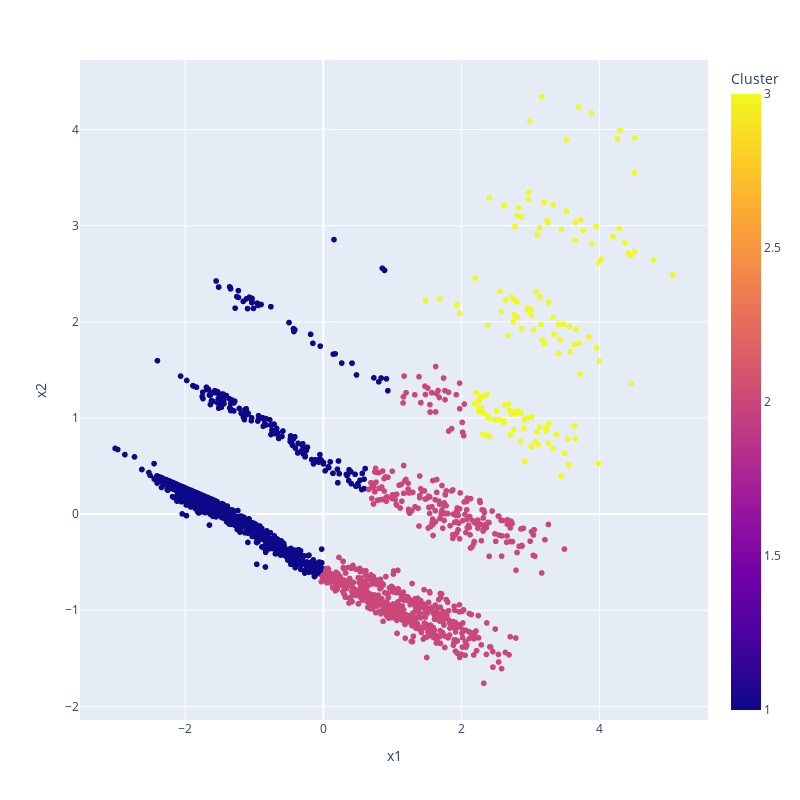

The cell this chart's notebook holds for it:
### Code cell
fig = px.scatter(df_pca, x="x1", y="x2", color='Cluster', width=800, height=800)
fig.show()

### Figure 1 — Plotly figure (JSON) as saved in the notebook; plotly's stock layout.template omitted (floating-point values rounded to 4 significant figures; data arrays with more than 128 entries replaced by an {"elided": "..."} marker saying what was removed)
{"data": [{"hovertemplate": "x1=%{x}<br>x2=%{y}<br>Cluster=%{marker.color}<extra></extra>", "legendgroup": "", "marker": {"color": {"elided": "2205 int values"}, "coloraxis": "coloraxis", "symbol": "circle"}, "mode": "markers", "name": "", "showlegend": false, "type": "scattergl", "x": {"elided": "2205 float values"}, "xaxis": "x", "y": {"elided": "2205 float values"}, "yaxis": "y"}], "layout": {"coloraxis": {"colorbar": {"title": {"text": "Cluster"}}, "colorscale": [[0, "#0d0887"], [0.1111, "#46039f"], [0.2222, "#7201a8"], [0.3333, "#9c179e"], [0.4444, "#bd3786"], [0.5556, "#d8576b"], [0.6667, "#ed7953"], [0.7778, "#fb9f3a"], [0.8889, "#fdca26"], [1, "#f0f921"]]}, "height": 800, "legend": {"tracegroupgap": 0}, "margin": {"t": 60}, "width": 800, "xaxis": {"anchor": "y", "autorange": true, "domain": [0, 1], "range": [-3.522, 5.568], "title": {"text": "x1"}, "type": "linear"}, "yaxis": {"anchor": "x", "autorange": true, "domain": [0, 1], "range": [-2.141, 4.723], "title": {"text": "x2"}, "type": "linear"}}}
